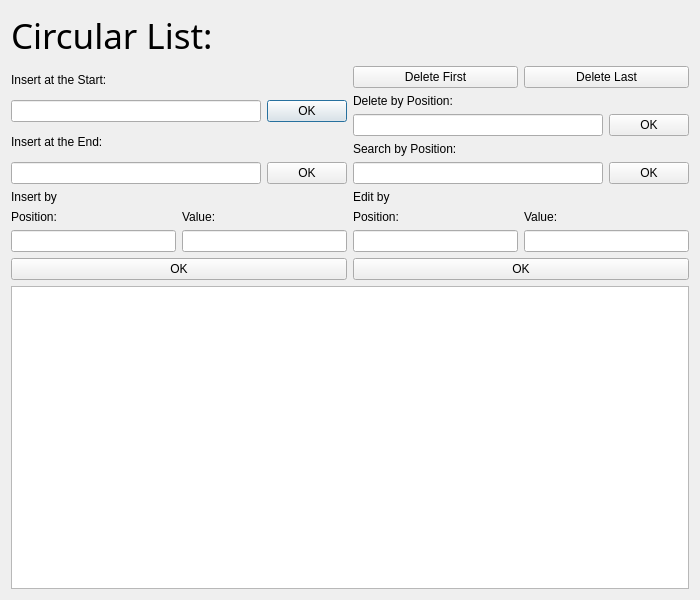
<?xml version="1.0" encoding="UTF-8"?>
<ui version="4.0">
 <class>ViewCircularList</class>
 <widget class="QDialog" name="ViewCircularList">
  <property name="geometry">
   <rect>
    <x>0</x>
    <y>0</y>
    <width>700</width>
    <height>600</height>
   </rect>
  </property>
  <property name="windowTitle">
   <string>Dialog</string>
  </property>
  <layout class="QVBoxLayout" name="verticalLayout_13">
   <item>
    <widget class="QLabel" name="label_3">
     <property name="font">
      <font>
       <family>San Francisco Text</family>
       <pointsize>26</pointsize>
      </font>
     </property>
     <property name="text">
      <string>Circular List:</string>
     </property>
    </widget>
   </item>
   <item>
    <layout class="QHBoxLayout" name="horizontalLayout_8">
     <item>
      <layout class="QVBoxLayout" name="verticalLayout_11">
       <item>
        <layout class="QVBoxLayout" name="verticalLayout_2">
         <item>
          <widget class="QLabel" name="label_4">
           <property name="text">
            <string>Insert at the Start:</string>
           </property>
          </widget>
         </item>
         <item>
          <layout class="QHBoxLayout" name="horizontalLayout_2">
           <item>
            <widget class="QLineEdit" name="addInicio"/>
           </item>
           <item>
            <widget class="QPushButton" name="addInicioButton">
             <property name="text">
              <string>OK</string>
             </property>
            </widget>
           </item>
          </layout>
         </item>
        </layout>
       </item>
       <item>
        <layout class="QVBoxLayout" name="verticalLayout">
         <item>
          <widget class="QLabel" name="label">
           <property name="text">
            <string>Insert at the End:</string>
           </property>
          </widget>
         </item>
         <item>
          <layout class="QHBoxLayout" name="horizontalLayout">
           <item>
            <widget class="QLineEdit" name="addText"/>
           </item>
           <item>
            <widget class="QPushButton" name="addButton">
             <property name="text">
              <string>OK</string>
             </property>
            </widget>
           </item>
          </layout>
         </item>
        </layout>
       </item>
       <item>
        <layout class="QVBoxLayout" name="verticalLayout_5">
         <item>
          <widget class="QLabel" name="label_2">
           <property name="text">
            <string>Insert by</string>
           </property>
          </widget>
         </item>
         <item>
          <layout class="QHBoxLayout" name="horizontalLayout_3">
           <item>
            <layout class="QVBoxLayout" name="verticalLayout_3">
             <item>
              <widget class="QLabel" name="label_5">
               <property name="text">
                <string>Position:</string>
               </property>
              </widget>
             </item>
             <item>
              <widget class="QLineEdit" name="labelTextoposicionInsertar"/>
             </item>
            </layout>
           </item>
           <item>
            <layout class="QVBoxLayout" name="verticalLayout_4">
             <item>
              <widget class="QLabel" name="label_6">
               <property name="text">
                <string>Value:</string>
               </property>
              </widget>
             </item>
             <item>
              <widget class="QLineEdit" name="labeltextovalor"/>
             </item>
            </layout>
           </item>
          </layout>
         </item>
         <item>
          <widget class="QPushButton" name="ButtonInsertarporPos">
           <property name="text">
            <string>OK</string>
           </property>
          </widget>
         </item>
        </layout>
       </item>
      </layout>
     </item>
     <item>
      <layout class="QVBoxLayout" name="verticalLayout_12">
       <item>
        <layout class="QHBoxLayout" name="horizontalLayout_4">
         <item>
          <widget class="QPushButton" name="EliminarInicioButton">
           <property name="text">
            <string>Delete First</string>
           </property>
          </widget>
         </item>
         <item>
          <widget class="QPushButton" name="EliminarFinalButton">
           <property name="text">
            <string>Delete Last</string>
           </property>
          </widget>
         </item>
        </layout>
       </item>
       <item>
        <layout class="QVBoxLayout" name="verticalLayout_6">
         <item>
          <widget class="QLabel" name="label_7">
           <property name="text">
            <string>Delete by Position:</string>
           </property>
          </widget>
         </item>
         <item>
          <layout class="QHBoxLayout" name="horizontalLayout_5">
           <item>
            <widget class="QLineEdit" name="labelEliminarPos"/>
           </item>
           <item>
            <widget class="QPushButton" name="EliminarPosButton">
             <property name="text">
              <string>OK</string>
             </property>
            </widget>
           </item>
          </layout>
         </item>
        </layout>
       </item>
       <item>
        <layout class="QVBoxLayout" name="verticalLayout_7">
         <item>
          <widget class="QLabel" name="label_11">
           <property name="text">
            <string>Search by Position:</string>
           </property>
          </widget>
         </item>
         <item>
          <layout class="QHBoxLayout" name="horizontalLayout_6">
           <item>
            <widget class="QLineEdit" name="labelBuscar"/>
           </item>
           <item>
            <widget class="QPushButton" name="buscarButton">
             <property name="text">
              <string>OK</string>
             </property>
            </widget>
           </item>
          </layout>
         </item>
        </layout>
       </item>
       <item>
        <layout class="QVBoxLayout" name="verticalLayout_10">
         <item>
          <widget class="QLabel" name="label_8">
           <property name="text">
            <string>Edit by</string>
           </property>
          </widget>
         </item>
         <item>
          <layout class="QHBoxLayout" name="horizontalLayout_7">
           <item>
            <layout class="QVBoxLayout" name="verticalLayout_8">
             <item>
              <widget class="QLabel" name="label_9">
               <property name="text">
                <string>Position:</string>
               </property>
              </widget>
             </item>
             <item>
              <widget class="QLineEdit" name="LabelEditarPos"/>
             </item>
            </layout>
           </item>
           <item>
            <layout class="QVBoxLayout" name="verticalLayout_9">
             <item>
              <widget class="QLabel" name="label_10">
               <property name="text">
                <string>Value:</string>
               </property>
              </widget>
             </item>
             <item>
              <widget class="QLineEdit" name="LabelEditarVal"/>
             </item>
            </layout>
           </item>
          </layout>
         </item>
         <item>
          <widget class="QPushButton" name="EditarButton">
           <property name="text">
            <string>OK</string>
           </property>
          </widget>
         </item>
        </layout>
       </item>
      </layout>
     </item>
    </layout>
   </item>
   <item>
    <widget class="QGraphicsView" name="graphicsView"/>
   </item>
  </layout>
 </widget>
 <resources/>
 <connections/>
</ui>
